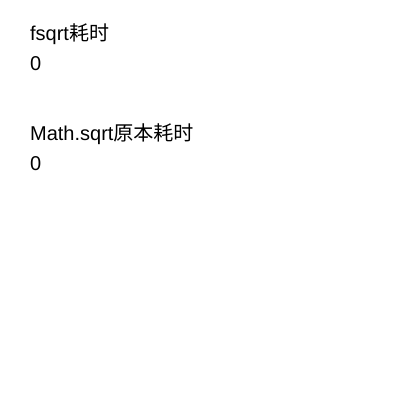
Frame 1 (no input)
Frame 60 (no input): identical to frame 1, image omitted
Frame 120 (the mouse pressed at the canvas centre since frame 60): identical to frame 1, image omitted

The p5.js sketch that drew this single still picture (run headless with seeded random() and noise() and a simulated clock; from frame 60 on, the mouse is pressed at the canvas centre):

// p5.js sketch
// ── sketch.js
var buf = new ArrayBuffer(4),
    f32=new Float32Array(buf),
    u32=new Uint32Array(buf);
function q2(x) {
  var x2 = (f32[0] = x)>>1;
  u32[0] = (0x5f3759df - (u32[0] >> 1));
  var y = f32[0];
  y  = y * ( 1.5 - ( x2 * y * y ) );   // 1st iteration
  y  = y * ( 1.5 - ( x2 * y * y ) );   // 1st iteration
  y  = y * ( 1.5 - ( x2 * y * y ) );   // 1st iteration
  return y;
}

var seed=1;
function frand(){
  seed=(997309*seed)%2147483647;
  return seed/2147483647;
}
var seed2=Math.SQRT2;
function srand(){
  seed2=fraction(seed2*9973);
  return seed2;
}
function* infinite() {
    let index = 0;
        yield index++;  
}
function fraction(a){
  return a-~~a;
}
function bits(x){
    f32[0] = x;
   //u32[0]=0x5f3759df-(u32[0]>>1);
   u32[0]=0x1fe00000+((u32[0])>>1);//指数/2
}
 function fsqrt(x){
   f32[0] = x;
   u32[0]=0x1fbb67af+((u32[0])>>1);
   let y=f32[0];
     y=(y+x/y)*0.5;
     y=(y+x/y)*0.5;
     y=(y+x/y)*0.5;
   return y;
 }


function setup() {
  //frameRate(1)
  
  createCanvas(400, 400);
  
}
function draw() {
  
   time1=millis();
   for(let i=0;i<9999999;i++){
      let j=fsqrt(i);
   }
   time2=millis();
//console.log('fsqrt耗时毫秒',time2-time1,'误差',(fsqrt(2)-sqrt(2))/sqrt(2));

   time3=millis();
   for(let i=0;i<9999999;i++){
      let j=Math.sqrt(i);
   }
   time4=millis();
  
//console.log('Math.sqrt原本耗时',time4-time3);
  textSize(20);
  background(255);
  text('fsqrt耗时',30,40);
  
  text(time2-time1,30,70);
  text('Math.sqrt原本耗时',30,140);
  
  text(time4-time3,30,170);
}
